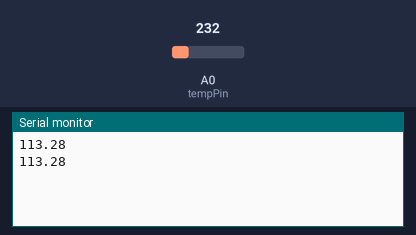
A sketch run on a simulated Arduino Uno, built with avr-gcc and run on an emulated ATmega328P. On the bench: the last lines printed to the serial monitor. The test bench sets the inputs (shaded band); at power-on: A0 (tempPin) = 232.

Above: at 1.2 s.
1.3 s: A0 (tempPin) set to 250
At 2.6 s:
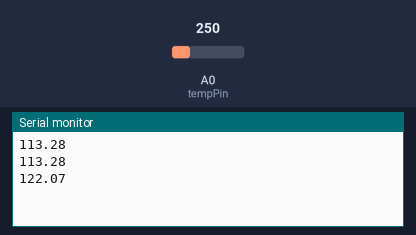
2.8 s: A0 (tempPin) set to 266
At 3.4 s:
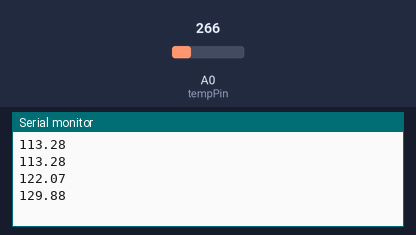
Timing chart, 0 to 5.8 s (numbered marks = the images above; inputs shaded):
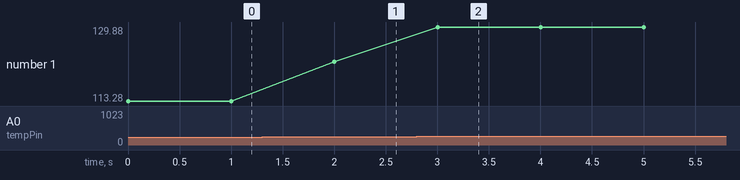

The sketch:

Temp_Sensor_V2.ino
```cpp
float tempC = 0.0;
int reading;
int tempPin = 0;
float tempF;
float temp = 0;
void setup()
{
analogReference(INTERNAL);
Serial.begin(9600);
}

void loop()
{

reading = analogRead(tempPin);
tempC = reading / 9.31;
temp = (5.0 * analogRead(tempPin) * 100.0) / 1024;

    tempF = tempC * (9.0/5.0) + 32.0;

Serial.println(temp);

delay(1000);
}
```

Measured:
- after the input at 1.3 s, the serial monitor: prints a new line after 0.70 s (image 1)
- after the input at 2.8 s, the serial monitor: prints a new line after 0.20 s (image 2)
- plotted number 1: 113.28 → 122.07 after the input at 1.3 s, 122.07 → 129.88 after the input at 2.8 s
